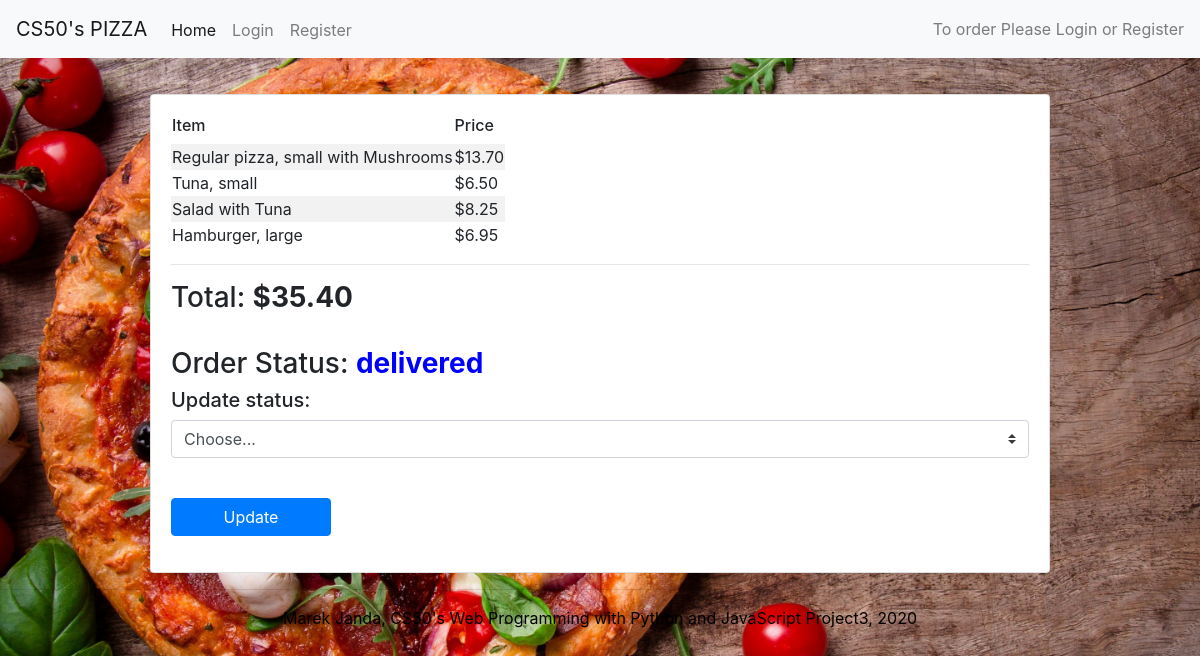
Screenshot of /10/order_process with the database file from the repository.
### orders/models.py (models this page shows, shortened)
class OrderItem(models.Model):
    menuItem = models.CharField(max_length=64)
    meal = models.CharField(max_length=64)
    pizza_type = models.CharField(max_length=16, blank=True, default="None")
    options = models.ManyToManyField(Topping, blank=True)
    size = models.CharField(max_length=16)
    price = models.FloatField()
    def __str__(self):
        if self.menuItem == "pizza":
            myoptions = ""
            disp_options = self.options.all()
            for x in disp_options:
                if myoptions:
                    myoptions += ", "
                    myoptions += str(x)
                else:
                    myoptions = str(x)
            return f"{self.pizza_type} {self.meal}, {self.size} with {myoptions}"
        elif self.menuItem == "pasta" or self.menuItem == "salad":
            return f"{self.meal}"
        else:
            return f"{self.meal}, {self.size}"

class Topping(models.Model):
    name = models.CharField(max_length=64)
    def __str__(self):
        return f"{self.name}"

class OnlineOrder(models.Model):
    placed = models.DateTimeField('date placed', default=datetime.today())
    customer = models.CharField(max_length=64)
    items = models.ManyToManyField(OrderItem, blank=True, related_name="order")
    total_price = models.FloatField(default=0.00)
    status = models.CharField(max_length=16, default="unplaced")

### orders/views.py (the view)
# urls.py: path('<int:order_id>/order_process', views.order_process, name="order_process")
def order_process(request, order_id):
    try:
        order = OnlineOrder.objects.get(pk=order_id)
        context = {"items": order.items.all(), "price": order.total_price, "status": order.status}
    except OnlineOrder.DoesNotExist:
        context = {"items": None}
    if request.method == "POST":
        new_status = request.POST.getlist("new_status")[0]
        order.status = new_status
        order.save()
        return redirect(staffpage)
    return render(request, 'orders/orderprocess.html', context=context)

### orders/templates/orders/orderprocess.html (shortened to what this page needs)
{% extends 'orders/base.html' %}
{% block body %}
    <div class="card card-body shoppingcart">
        <section>
            {% if items == None %}
            <p>
                <h2>You haven't placed any order. Please order <a href="{% url 'order' %}">here.</a> Or place an order in your <a href="{% url 'shopping_cart' %}">shoppingcart.</a></a></h2>
            </p>
            {% else %}
                <table>
                    <tr>
                        <td><h6>Item</h6></td>
                        <td><h6>Price</h6></td>
                    </tr>
                    {% for item in items %}
                    <tr>
                        <td>{{ item }}</td>
                        <td>${{ item.price|floatformat:2 }}</td>
                    </tr>
                    {% endfor %}
                </table>
                <hr>
                <h3>Total: <strong>${{ price|floatformat:2 }}</strong></h3>
                <br>
                <h3>Order Status: <span id="status"><strong>{{ status }}</strong></span></h3>
            {% endif %}
        </section>
        <section>
            <form method="POST">
                <h5>Update status:</h5>
                <p>
                    <select class="custom-select mr-sm-2" id="process" name="new_status">
                        <option selected>Choose...</option>
                    </select>
                </p>
                <br>
                <p>
                    <input type="submit" class="btn btn-primary" value="Update">
                </p>
            </form>
        </section>
    </div>
{% endblock %}

### orders/static/orders/styles.css (style rules this page uses)
body, html { font-family: Arial, Helvetica, sans-serif, Times, serif; background-size: cover; }
tr:nth-child(even) { background-color: #f2f2f2; }
.card { border: 10px solid gray; }
.btn { width: 10rem; }
.shoppingcart { width: 75%; margin-left: 12.5%; margin-top: 3%; padding: 0.3rem; }
#status { color: blue; }

### rows the page displays
OrderItem: menuItem+id+pizza_type "Regular pizza, small with Mushrooms", price "13.70"
OrderItem: menuItem+meal+size "Tuna, small", price "6.50"
OrderItem: menuItem+meal "Salad with Tuna", price "8.25"
OrderItem: menuItem+meal+size "Hamburger, large", price "6.95"
OnlineOrder: total_price "35.40", status "delivered"
